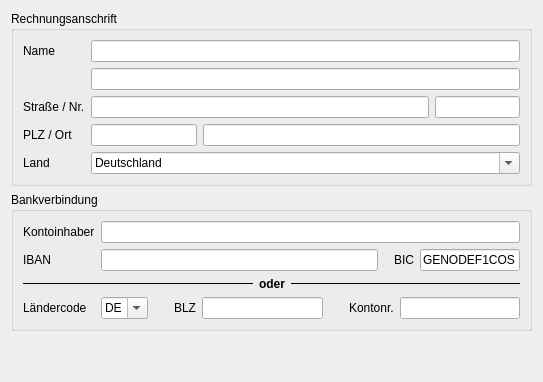
      <widget class="QWidget" name="b_billingTab">
       <attribute name="title">
        <string>Tab 2</string>
       </attribute>
       <layout class="QGridLayout" name="gridLayout_2">
        <item row="0" column="0" alignment="Qt::AlignTop">
         <widget class="QGroupBox" name="vaBillingGroup">
          <property name="title">
           <string>Rechnungsanschrift</string>
          </property>
          <layout class="QFormLayout" name="formLayout_5">
           <item row="0" column="0">
            <widget class="QLabel" name="vaBillingName1Lbl">
             <property name="text">
              <string>Name</string>
             </property>
            </widget>
           </item>
           <item row="0" column="1">
            <widget class="QLineEdit" name="vaBillingName1Input"/>
           </item>
           <item row="1" column="0">
            <widget class="QLabel" name="vaBillingName2Lbl">
             <property name="text">
              <string/>
             </property>
            </widget>
           </item>
           <item row="1" column="1">
            <widget class="QLineEdit" name="vaBillingName2Input"/>
           </item>
           <item row="2" column="0">
            <widget class="QLabel" name="vaBillingStreetNrLbl">
             <property name="text">
              <string>Straße / Nr.</string>
             </property>
            </widget>
           </item>
           <item row="2" column="1">
            <layout class="QHBoxLayout" name="vaBillingStreetNrGroup">
             <property name="spacing">
              <number>6</number>
             </property>
             <property name="topMargin">
              <number>0</number>
             </property>
             <item>
              <widget class="QLineEdit" name="vaBillingStreetInput">
               <property name="sizePolicy">
                <sizepolicy hsizetype="Expanding" vsizetype="Fixed">
                 <horstretch>40</horstretch>
                 <verstretch>0</verstretch>
                </sizepolicy>
               </property>
              </widget>
             </item>
             <item>
              <widget class="QLineEdit" name="vaBillingNrInput">
               <property name="sizePolicy">
                <sizepolicy hsizetype="Expanding" vsizetype="Fixed">
                 <horstretch>10</horstretch>
                 <verstretch>0</verstretch>
                </sizepolicy>
               </property>
              </widget>
             </item>
            </layout>
           </item>
           <item row="3" column="0">
            <widget class="QLabel" name="vaBillingZipCityLbl">
             <property name="text">
              <string>PLZ / Ort</string>
             </property>
            </widget>
           </item>
           <item row="3" column="1">
            <layout class="QHBoxLayout" name="vaBillingZipCityGroup">
             <property name="topMargin">
              <number>0</number>
             </property>
             <item>
              <widget class="QLineEdit" name="vaBillingZipInput">
               <property name="sizePolicy">
                <sizepolicy hsizetype="Expanding" vsizetype="Fixed">
                 <horstretch>10</horstretch>
                 <verstretch>0</verstretch>
                </sizepolicy>
               </property>
              </widget>
             </item>
             <item>
              <widget class="QLineEdit" name="vaBillingCityInput">
               <property name="sizePolicy">
                <sizepolicy hsizetype="Expanding" vsizetype="Fixed">
                 <horstretch>30</horstretch>
                 <verstretch>0</verstretch>
                </sizepolicy>
               </property>
              </widget>
             </item>
            </layout>
           </item>
           <item row="4" column="0">
            <widget class="QLabel" name="vaBillingCountryLbl">
             <property name="text">
              <string>Land</string>
             </property>
            </widget>
           </item>
           <item row="4" column="1">
            <widget class="QComboBox" name="vaBillingCountryInput">
             <property name="editable">
              <bool>true</bool>
             </property>
             <property name="currentIndex">
              <number>6</number>
             </property>
             <item>
              <property name="text">
               <string>Albanien</string>
              </property>
             </item>
             <item>
              <property name="text">
               <string>Andorra</string>
              </property>
             </item>
             <item>
              <property name="text">
               <string>Belgien</string>
              </property>
             </item>
             <item>
              <property name="text">
               <string>Bosnien und Herzegowina</string>
              </property>
             </item>
             <item>
              <property name="text">
               <string>Bulgarien</string>
              </property>
             </item>
             <item>
              <property name="text">
               <string>Dänemark</string>
              </property>
             </item>
             <item>
              <property name="text">
               <string>Deutschland</string>
              </property>
             </item>
             <item>
              <property name="text">
               <string>Estland</string>
              </property>
             </item>
             <item>
              <property name="text">
               <string>Finnland</string>
              </property>
             </item>
             <item>
              <property name="text">
               <string>Frankreich</string>
              </property>
             </item>
             <item>
              <property name="text">
               <string>Griechenland</string>
              </property>
             </item>
             <item>
              <property name="text">
               <string>Irland</string>
              </property>
             </item>
             <item>
              <property name="text">
               <string>Island</string>
              </property>
             </item>
             <item>
              <property name="text">
               <string>Italien</string>
              </property>
             </item>
             <item>
              <property name="text">
               <string>Kasachstan</string>
              </property>
             </item>
             <item>
              <property name="text">
               <string>Kosovo</string>
              </property>
             </item>
             <item>
              <property name="text">
               <string>Kroatien</string>
              </property>
             </item>
             <item>
              <property name="text">
               <string>Lettland</string>
              </property>
             </item>
             <item>
              <property name="text">
               <string>Liechtenstein</string>
              </property>
             </item>
             <item>
              <property name="text">
               <string>Litauen</string>
              </property>
             </item>
             <item>
              <property name="text">
               <string>Luxemburg</string>
              </property>
             </item>
             <item>
              <property name="text">
               <string>Malta</string>
              </property>
             </item>
             <item>
              <property name="text">
               <string>Moldawien</string>
              </property>
             </item>
             <item>
              <property name="text">
               <string>Monaco</string>
              </property>
             </item>
             <item>
              <property name="text">
               <string>Montenegro</string>
              </property>
             </item>
             <item>
              <property name="text">
               <string>Niederlande</string>
              </property>
             </item>
             <item>
              <property name="text">
               <string>Nordmazedonien</string>
              </property>
             </item>
             <item>
              <property name="text">
               <string>Norwegen</string>
              </property>
             </item>
             <item>
              <property name="text">
               <string>Österreich</string>
              </property>
             </item>
             <item>
              <property name="text">
               <string>Polen</string>
              </property>
             </item>
             <item>
              <property name="text">
               <string>Portugal</string>
              </property>
             </item>
             <item>
              <property name="text">
               <string>Rumänien</string>
              </property>
             </item>
             <item>
              <property name="text">
               <string>Russland</string>
              </property>
             </item>
             <item>
              <property name="text">
               <string>San Marino</string>
              </property>
             </item>
             <item>
              <property name="text">
               <string>Schweden</string>
              </property>
             </item>
             <item>
              <property name="text">
               <string>Schweiz</string>
              </property>
             </item>
             <item>
              <property name="text">
               <string>Serbien</string>
              </property>
             </item>
             <item>
              <property name="text">
               <string>Slowakei</string>
              </property>
             </item>
             <item>
              <property name="text">
               <string>Slowenien</string>
              </property>
             </item>
             <item>
              <property name="text">
               <string>Spanien</string>
              </property>
             </item>
             <item>
              <property name="text">
               <string>Tschechien</string>
              </property>
             </item>
             <item>
              <property name="text">
               <string>Türkei</string>
              </property>
             </item>
             <item>
              <property name="text">
               <string>Ukraine</string>
              </property>
             </item>
             <item>
              <property name="text">
               <string>Ungarn</string>
              </property>
             </item>
             <item>
              <property name="text">
               <string>Vatikan</string>
              </property>
             </item>
             <item>
              <property name="text">
               <string>Vereinigtes Königreich</string>
              </property>
             </item>
             <item>
              <property name="text">
               <string>Weißrussland</string>
              </property>
             </item>
            </widget>
           </item>
          </layout>
         </widget>
        </item>
        <item row="1" column="0" alignment="Qt::AlignTop">
         <widget class="QGroupBox" name="vaBankGroup">
          <property name="title">
           <string>Bankverbindung</string>
          </property>
          <layout class="QFormLayout" name="formLayout_6">
           <item row="0" column="0">
            <widget class="QLabel" name="vaBankOwnerLbl">
             <property name="text">
              <string>Kontoinhaber</string>
             </property>
            </widget>
           </item>
           <item row="0" column="1">
            <widget class="QLineEdit" name="vaBankOwnerInput"/>
           </item>
           <item row="1" column="0">
            <widget class="QLabel" name="vaBankIbanLbl">
             <property name="text">
              <string>IBAN</string>
             </property>
            </widget>
           </item>
           <item row="1" column="1">
            <layout class="QHBoxLayout" name="vaBankIbanBicGroup">
             <property name="topMargin">
              <number>0</number>
             </property>
             <item>
              <widget class="QLineEdit" name="vaBankIbanInput">
               <property name="sizePolicy">
                <sizepolicy hsizetype="Expanding" vsizetype="Fixed">
                 <horstretch>40</horstretch>
                 <verstretch>0</verstretch>
                </sizepolicy>
               </property>
              </widget>
             </item>
             <item>
              <spacer name="horizontalSpacer_2">
               <property name="orientation">
                <enum>Qt::Horizontal</enum>
               </property>
               <property name="sizeType">
                <enum>QSizePolicy::Fixed</enum>
               </property>
               <property name="sizeHint" stdset="0">
                <size>
                 <width>10</width>
                 <height>20</height>
                </size>
               </property>
              </spacer>
             </item>
             <item>
              <widget class="QLabel" name="vaBankBicLbl">
               <property name="text">
                <string>BIC</string>
               </property>
              </widget>
             </item>
             <item>
              <widget class="QLineEdit" name="vaBankBicInput">
               <property name="sizePolicy">
                <sizepolicy hsizetype="Expanding" vsizetype="Fixed">
                 <horstretch>10</horstretch>
                 <verstretch>0</verstretch>
                </sizepolicy>
               </property>
               <property name="minimumSize">
                <size>
                 <width>100</width>
                 <height>0</height>
                </size>
               </property>
               <property name="text">
                <string>GENODEF1COS</string>
               </property>
              </widget>
             </item>
            </layout>
           </item>
           <item row="2" column="0" colspan="2">
            <layout class="QHBoxLayout" name="vaBankSeparator">
             <property name="topMargin">
              <number>0</number>
             </property>
             <item>
              <widget class="Line" name="vaBankSep1">
               <property name="frameShadow">
                <enum>QFrame::Plain</enum>
               </property>
               <property name="orientation">
                <enum>Qt::Horizontal</enum>
               </property>
              </widget>
             </item>
             <item>
              <widget class="QLabel" name="vaBankSepLbl">
               <property name="sizePolicy">
                <sizepolicy hsizetype="Fixed" vsizetype="Preferred">
                 <horstretch>0</horstretch>
                 <verstretch>0</verstretch>
                </sizepolicy>
               </property>
               <property name="font">
                <font>
                 <bold>true</bold>
                </font>
               </property>
               <property name="text">
                <string>oder</string>
               </property>
              </widget>
             </item>
             <item>
              <widget class="Line" name="vaBankSep2">
               <property name="frameShadow">
                <enum>QFrame::Plain</enum>
               </property>
               <property name="orientation">
                <enum>Qt::Horizontal</enum>
               </property>
              </widget>
             </item>
            </layout>
           </item>
           <item row="3" column="1">
            <layout class="QHBoxLayout" name="horizontalLayout_11">
             <property name="topMargin">
              <number>0</number>
             </property>
             <item>
              <widget class="QComboBox" name="vaBankCountrycodeInput">
               <property name="sizePolicy">
                <sizepolicy hsizetype="Fixed" vsizetype="Fixed">
                 <horstretch>0</horstretch>
                 <verstretch>0</verstretch>
                </sizepolicy>
               </property>
               <property name="editable">
                <bool>true</bool>
               </property>
               <property name="currentIndex">
                <number>0</number>
               </property>
               <item>
                <property name="text">
                 <string>DE</string>
                </property>
               </item>
               <item>
                <property name="text">
                 <string>AT</string>
                </property>
               </item>
               <item>
                <property name="text">
                 <string>CH</string>
                </property>
               </item>
               <item>
                <property name="text">
                 <string>IT</string>
                </property>
               </item>
               <item>
                <property name="text">
                 <string>FR</string>
                </property>
               </item>
              </widget>
             </item>
             <item>
              <spacer name="horizontalSpacer_3">
               <property name="orientation">
                <enum>Qt::Horizontal</enum>
               </property>
               <property name="sizeType">
                <enum>QSizePolicy::Fixed</enum>
               </property>
               <property name="sizeHint" stdset="0">
                <size>
                 <width>20</width>
                 <height>20</height>
                </size>
               </property>
              </spacer>
             </item>
             <item>
              <widget class="QLabel" name="vaBankBlzLbl">
               <property name="text">
                <string>BLZ</string>
               </property>
              </widget>
             </item>
             <item>
              <widget class="QLineEdit" name="lineEdit_3"/>
             </item>
             <item>
              <spacer name="horizontalSpacer_4">
               <property name="orientation">
                <enum>Qt::Horizontal</enum>
               </property>
               <property name="sizeType">
                <enum>QSizePolicy::Fixed</enum>
               </property>
               <property name="sizeHint" stdset="0">
                <size>
                 <width>20</width>
                 <height>20</height>
                </size>
               </property>
              </spacer>
             </item>
             <item>
              <widget class="QLabel" name="vaBankAccountLbl">
               <property name="text">
                <string>Kontonr.</string>
               </property>
              </widget>
             </item>
             <item>
              <widget class="QLineEdit" name="lineEdit_4"/>
             </item>
            </layout>
           </item>
           <item row="3" column="0">
            <widget class="QLabel" name="vaBankCountryLbl">
             <property name="text">
              <string>Ländercode</string>
             </property>
            </widget>
           </item>
          </layout>
         </widget>
        </item>
        <item row="2" column="0">
         <spacer name="vaBankSpacer">
          <property name="orientation">
           <enum>Qt::Vertical</enum>
          </property>
          <property name="sizeHint" stdset="0">
           <size>
            <width>20</width>
            <height>40</height>
           </size>
          </property>
         </spacer>
        </item>
       </layout>
      </widget>
